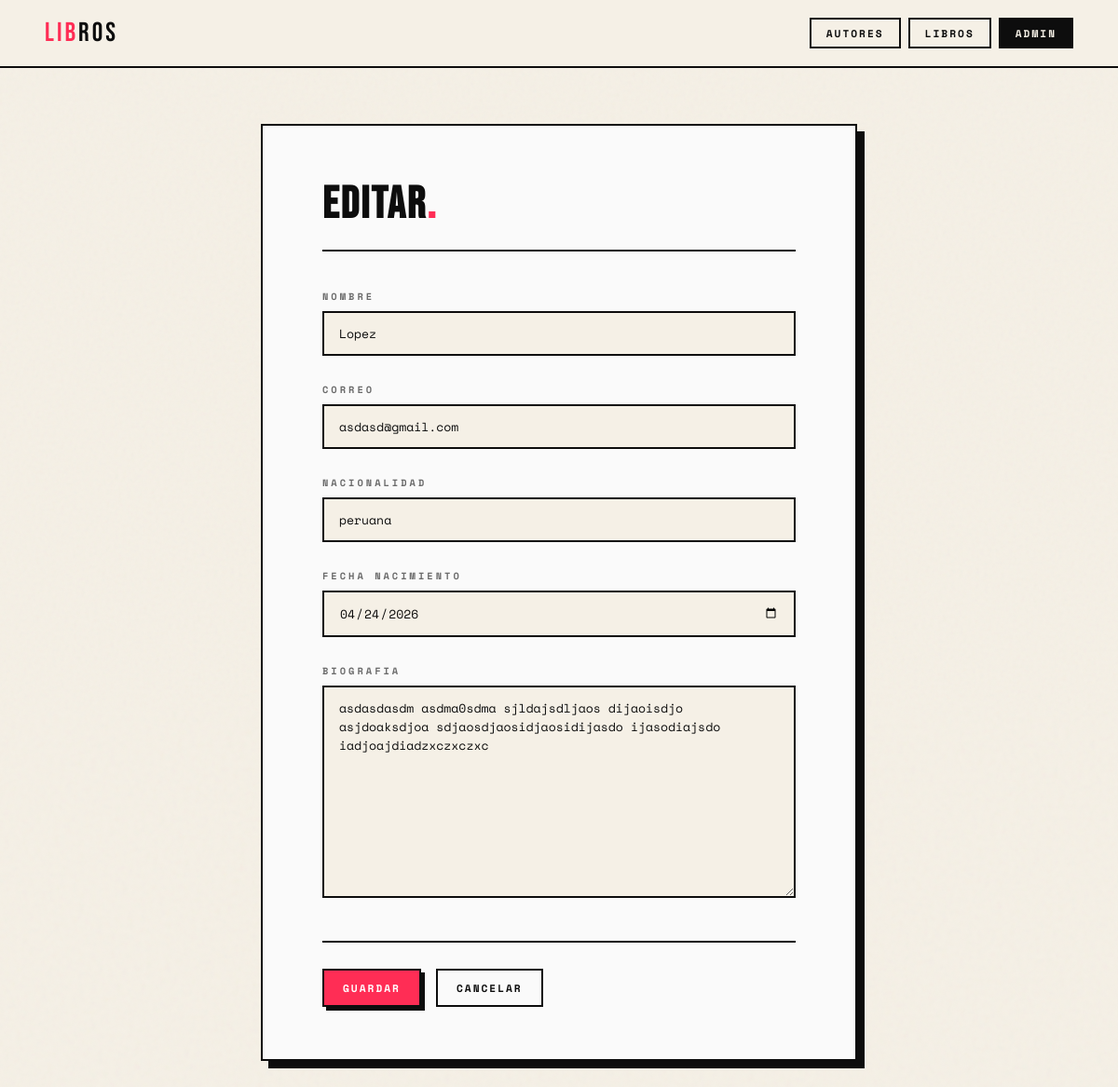
/autores/1/editar/, run on the app's committed database.
### gestion/models.py (models this page shows, shortened)
class Autor(models.Model):
    nombre = models.CharField(max_length=100)
    correo = models.EmailField(unique=True)
    nacionalidad = models.CharField(max_length=50)
    fecha_nacimiento = models.DateField()
    biografia = models.TextField(blank=True, null=True)

### gestion/views.py (the view)
# urls.py: path('autores/<int:pk>/editar/', views.AutorUpdateView.as_view(), name='editar_autor'),
class AutorUpdateView(UpdateView):
    model = Autor
    form_class = AutorForm
    template_name = 'gestion/autor_form.html'
    success_url = reverse_lazy('lista_autores')

### gestion/forms.py
class AutorForm(forms.ModelForm):
    class Meta:
        model = Autor
        fields = ['nombre', 'correo', 'nacionalidad', 'fecha_nacimiento', 'biografia']
        widgets = {
            'fecha_nacimiento': forms.DateInput(attrs={'type': 'date'}, format='%Y-%m-%d'),
        }

### gestion/templates/gestion/autor_form.html (shortened to what this page needs)
{% extends 'gestion/base.html' %}
{% block content %}
<div class="form-box">
    <h1>{% if object %}Editar<span>.</span>{% else %}Nuevo<span>.</span>{% endif %}</h1>
    <form method="post">
        {% for field in form %}
        <div class="form-group">
            <label>{{ field.label }}</label>
            {{ field }}
        </div>
        {% endfor %}
        <div class="form-actions">
            <button type="submit" class="btn btn-primary">Guardar</button>
            <a href="{% url 'lista_autores' %}" class="btn btn-secondary">Cancelar</a>
        </div>
    </form>
</div>
{% endblock %}

### gestion/static/gestion/css/estilos.css (style rules this page uses)
*, *::before, *::after { box-sizing: border-box; margin: 0; padding: 0; }
:root { --bg: #F5F0E6; --black: #0D0D0D; --accent: #FF2D55; --accent2: #FFB800; --border: 2.5px solid #0D0D0D; --white: #FAFAFA; }
body { background: var(--bg); font-family: 'Space Mono', monospace; color: var(--black); min-height: 100vh; display: flex; flex-direction: column; }
body::before { content: ''; position: fixed; inset: 0; pointer-events: none; z-index: 0; }
.btn { border: var(--border); padding: 10px 20px; font-family: 'Space Mono', monospace; font-size: 0.7rem; letter-spacing: 2px; text-transform: uppercase; font-weight: 700; text-decoration: none; display: inline-block; cursor: pointer; transition: transform .12s, box-shadow .12s; }
.btn-primary { background: var(--accent); color: #fff; box-shadow: 4px 4px 0 var(--black); }
.btn-secondary { background: transparent; color: var(--black); }
.form-box { border: var(--border); background: var(--white); box-shadow: 8px 8px 0 var(--black); padding: 56px 64px; max-width: 640px; margin: 0 auto; animation: slideUp 0.4s cubic-bezier(.16,1,.3,1) both; }
.form-box h1 { font-family: 'Bebas Neue', sans-serif; font-size: 3rem; letter-spacing: 2px; margin-bottom: 40px; border-bottom: var(--border); padding-bottom: 20px; }
.form-box h1 span { color: var(--accent); }
.form-group { margin-bottom: 28px; }
.form-group label { display: block; font-size: 0.65rem; letter-spacing: 3px; text-transform: uppercase; font-weight: 700; margin-bottom: 8px; opacity: 0.6; }
.form-group input, .form-group select, .form-group textarea { width: 100%; border: var(--border); background: var(--bg); padding: 12px 16px; font-family: 'Space Mono', monospace; font-size: 0.82rem; color: var(--black); outline: none; transition: box-shadow .12s; }
.form-group textarea { resize: vertical; min-height: 120px; }
.form-actions { display: flex; gap: 16px; margin-top: 40px; padding-top: 28px; border-top: var(--border); }

### data on the page
Autor: form "Lopez" "asdasd@gmail.com" "peruana" "04/24/2026" "asdasdasdm asdma0sdma sjldajsdljaos dijaoisdjo asjdoaksdjoa sdjaosdjaosidjaosidijasdo ijasodiajsdo iadjoajdiadzxczxczxc"

### other printed values
{{ field.label }} "NOMBRE" "CORREO" "NACIONALIDAD" "FECHA NACIMIENTO" "BIOGRAFIA"
